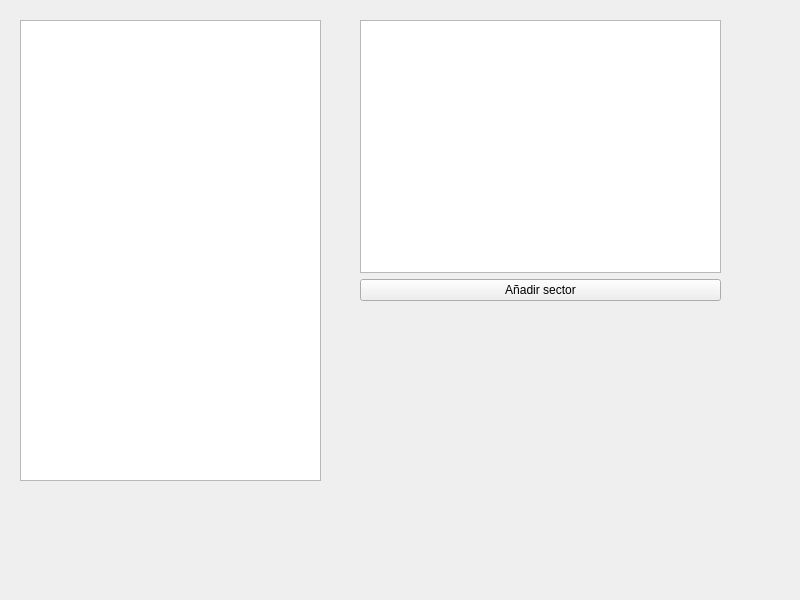
<?xml version="1.0" encoding="UTF-8"?>
<ui version="4.0">
 <class>sectors_window</class>
 <widget class="QWidget" name="sectors_window">
  <property name="geometry">
   <rect>
    <x>0</x>
    <y>0</y>
    <width>800</width>
    <height>600</height>
   </rect>
  </property>
  <property name="windowTitle">
   <string>sectors_window</string>
  </property>
  <widget class="QListWidget" name="listWidget">
   <property name="geometry">
    <rect>
     <x>20</x>
     <y>20</y>
     <width>301</width>
     <height>461</height>
    </rect>
   </property>
  </widget>
  <widget class="QWidget" name="">
   <property name="geometry">
    <rect>
     <x>360</x>
     <y>20</y>
     <width>361</width>
     <height>281</height>
    </rect>
   </property>
   <layout class="QVBoxLayout" name="verticalLayout">
    <item>
     <widget class="QTableWidget" name="tableWidget"/>
    </item>
    <item>
     <widget class="QPushButton" name="pushButton">
      <property name="text">
       <string>Añadir sector</string>
      </property>
     </widget>
    </item>
   </layout>
  </widget>
 </widget>
 <resources/>
 <connections/>
</ui>
